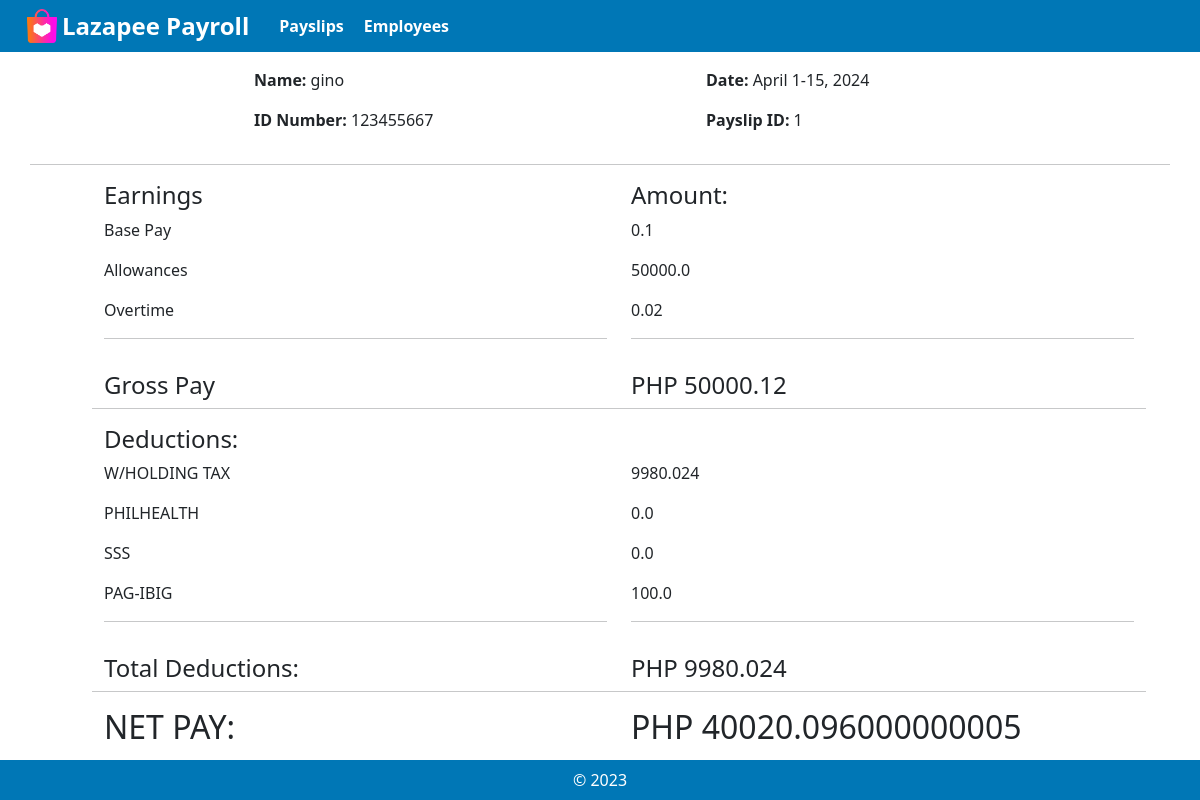
/viewPayslips/65/, run on the app's committed database.
### payroll_app/models.py (models this page shows, shortened)
class Employee(models.Model):
    name = models.CharField(max_length=300)
    id_number = models.CharField(max_length=300, unique=True)
    rate = models.FloatField()
    overtime_pay = models.FloatField(default=0.0, null=True, blank=True)
    allowance = models.FloatField(default=0.0, null=True, blank=True)
    objects = models.Manager()
    def getRate(self):
        return self.rate
    def getOvertime(self):
        return self.overtime_pay
    def getAllowance(self):
        return self.allowance

class Payslip(models.Model):
    id_number = models.ForeignKey(Employee, on_delete=models.CASCADE)
    month = models.CharField(max_length=300)
    date_range = models.CharField(max_length=300)
    year = models.CharField(max_length=300)
    pay_cycle = models.IntegerField()
    rate = models.FloatField()
    earnings_allowance = models.FloatField()
    deductions_tax = models.FloatField()
    deductions_health = models.FloatField()
    pag_ibig = models.FloatField()
    sss = models.FloatField()
    overtime = models.FloatField()
    total_pay = models.FloatField()
    objects = models.Manager()
    def getIDNumber(self):
        return self.id_number.id_number
    def getPay_cycle(self):
        return self.pay_cycle
    def getRate(self):
        return self.rate
    def getEarnings_allowance(self):
        return self.earnings_allowance
    def getDeductions_tax(self):
        return self.deductions_tax
    def getDeductions_health(self):
        return self.deductions_health
    def getPag_ibig(self):
        return self.pag_ibig
    def getSSS(self):
        return self.sss
    def getOvertime(self):
        return self.overtime

### payroll_app/views.py (the view)
# urls.py: path('viewPayslips/<int:id>/', views.viewPayslips, name='viewPayslips'),
def viewPayslips(request, id):
    payslip = get_object_or_404(Payslip, pk=id)
    employee_id = int(payslip.getIDNumber())
    employee = get_object_or_404(Employee, id_number = employee_id)
    base_pay = float(employee.getRate())/2
    allowance = employee.getAllowance()
    overtime = employee.getOvertime()
    wTax= float(payslip.getDeductions_tax())
    ph = float(payslip.getDeductions_health())
    if ph == '':
        ph = 0
    sss = float(payslip.getSSS())
    if sss == '':
        sss = 0
    rate = float(payslip.getRate())
    allowances = float(payslip.getEarnings_allowance())
    overtime = float(payslip.getOvertime())
    payslipID = payslip.getPay_cycle()
    pagIbig = payslip.getPag_ibig()
    if pagIbig == '':
        pagIbig = 0
    deductions = wTax + ph + sss
    gp = (base_pay) + allowances + overtime
    grossPay = round(gp, 2)
    netPay = grossPay - deductions
    return render(request, 'payroll_app/ViewPayslips.html',
                  {'p':payslip, 'e':employee, 'base_pay':base_pay,
                   'allowance':allowance, 'overtime':overtime,
                   'wTax': wTax, 'ph':ph, 'sss':sss, 'rate':rate,
                   'deductions':deductions, 'grossPay':grossPay,
                   'payslipID':payslipID, 'netPay':netPay,
                   'pagIbig':pagIbig,
                   })

### payroll_app/templates/payroll_app/ViewPayslips.html (shortened to what this page needs)
{% extends 'payroll_app/Navbar.html' %}
{% load static %}
        {% block content %}
        <div class="container">
            <div class="row" style="margin-left: 200px;">
                <div class="row">
                    <div class="col-md-6">
                        <p><b>Name: </b> {{ e.name }}</p>
                        <p><b>ID Number: </b> {{e.id_number}}</p>
                    </div>
                    <div class="col-md-6">
                        <p><b>Date: </b>{{ p.date_range }}</p>
                        <p><b>Payslip ID: </b>{{ payslipID }}</p>
                    </div>
                    <div class="col-md-6">
                    </div>
                </div>
            </div>
        </div>
        <hr>
        <div class="container">
            <div class="row" style="margin-left: 50px;">
                <div class="row">
                    <div class="col-md-6">
                        <h4>Earnings</h4>
                        <table class="table table-striped">
                            <thead>
                                <tr>
                                    <p>Base Pay</p>
                                </tr>
                                <tr>
                                    <p>Allowances</p>
                                </tr>
                                <tr>
                                    <p>Overtime</p>
                                </tr>
                            </thead>
                            <hr>
                        </table>
                    </div>
                    <div class="col-md-6">
                        <h4>Amount:</h4>
                        <table class="table table-striped">
                            <thead>
                                <tr>
                                    <p> {{base_pay}} </p>
                                </tr>
                                <tr>
                                    <p> {{allowance}}</p>
                                </tr>
                                <tr>
                                    <p> {{overtime}} </p>
                                </tr>
                            </thead>
                            <tbody>
                                <hr>
                            </tbody>
                        </table>
                    </div>
                    <div class="col-md-6">
                        <h4>Gross Pay</h4>
                    </div>
                    <div class="col-md-6">
                        <h4>PHP {{grossPay}}</h4>
                    </div>
                    <hr>
                    <div class="col-md-6">
                        <h4>Deductions:</h4>
                        <table class="table table-striped">
                            <thead>
                                <tr>
                                    <p>W/HOLDING TAX</p>
                                </tr>
                                <tr>
                                    <p>PHILHEALTH</p>
                                </tr>
                                <tr>
                                    <p>SSS</p>
                                </tr>
                                <tr>
                                    <p>PAG-IBIG</p>
                                </tr>
                            </thead>
                            <hr>
                        </table>
                    </div>
                    <div class="col-md-6">
                        <h4 style="color: white;">#</h4>
                        <table class="table table-striped">
                            <thead>
                                <tr>
                                    <p>{{wTax}}</p>
                                </tr>
                                <tr>
                                    <p>{{ph}}</p>
                                </tr>
                                <tr>
                                    <p>{{sss}}</p>
                                </tr>
                                <tr>
                                    <p>{{pagIbig}}</p>
                                </tr>
                            </thead>
                            <hr>
                        </table>
                    </div>
                    <div class="col-md-6">
                        <h4>Total Deductions:</h4>
                    </div>
                    <div class="col-md-6">
                        <h4>PHP {{deductions}}</h4>
                    </div>
                    <hr>
                    <div class="col-md-6">
                        <h2>NET PAY:</h2>
                    </div>
                    <div class="col-md-6">
                        <h2>PHP {{netPay}}</h2>
                    </div>
                </div>
                </div>
                </div>
            </div>
        </div>
        {% endblock %}

### data on the page
Employee: name "gino", id_number "123455667", allowance "50000.0"
Payslip: date_range "April 1-15, 2024", overtime "0.02", deductions_tax "9980.024", deductions_health "0.0", sss "0.0", pag_ibig "100.0"

### other printed values
{{ payslipID }} "1"
{{ base_pay }} "0.1"
{{ grossPay }} "50000.12"
{{ deductions }} "9980.024"
{{ netPay }} "40020.096000000005"
